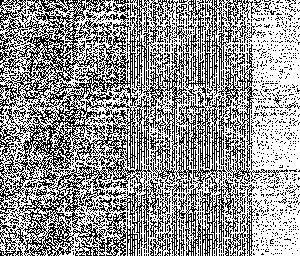
#> input picture global-goals-media-cards/white_square.png, 300 x 256 px
$ python square_images.py
#> lines starting #> are read from the running program, lines starting #| are printed output that depends on the picture
from PIL import Image
import os
import glob
import shutil

size = 220, 220
white_square = Image.open("white_square.png").crop([0, 0, size[0], size[0]]).convert('RGB')
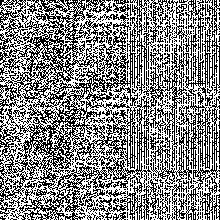
#> white_square: PIL image 220x220 RGB; values 254 (black) and 255 (white), 53.5% white; black in thin lines or dots

def crop(image_path, coords, saved_location):
    """
    @param image_path: The path to the image to edit
    @param coords: A tuple of x/y coordinates (x1, y1, x2, y2)
    @param saved_location: Path to save the cropped image
    """
    image_obj = Image.open(image_path)
    cropped_image = image_obj.crop(coords)
    cropped_image.save(saved_location)
    # cropped_image.show()

def make_white_square():
    return white_square.copy()

def make_thumbnail(image, size=200):
    w = make_white_square()
    image.thumbnail([size, size])
    w.paste(image, (10, 10))
    return w

# def make_thumbnail(image, size=54*6):
#     # w = make_white_square()
#     image.thumbnail([size, size])
#     # w.paste(image, (5, 5))
#     return image

def main():
    input_files = sorted(glob.glob('../public/images/**/*TARGET*_SQUARE.png', recursive=True))
    # input_files = sorted(glob.glob('../public/images/**/*TheGlobalGoals*Color*.png', recursive=True))
    # input_files = sorted(glob.glob('../public/images/**/*TheGlobalGoals*Color*_THUMBNAIL.png', recursive=True))

    print(len(input_files))
    x_0 = 50
    y_0 = 370
    h = 1400
    for image in input_files:
        # os.remove(image)
        image_obj = Image.open(image)
        thumbnail = make_thumbnail(image_obj)
        thumbnail.save(os.path.splitext(image)[0] + "_THUMBNAIL.png")

if __name__ == '__main__':
    main()
